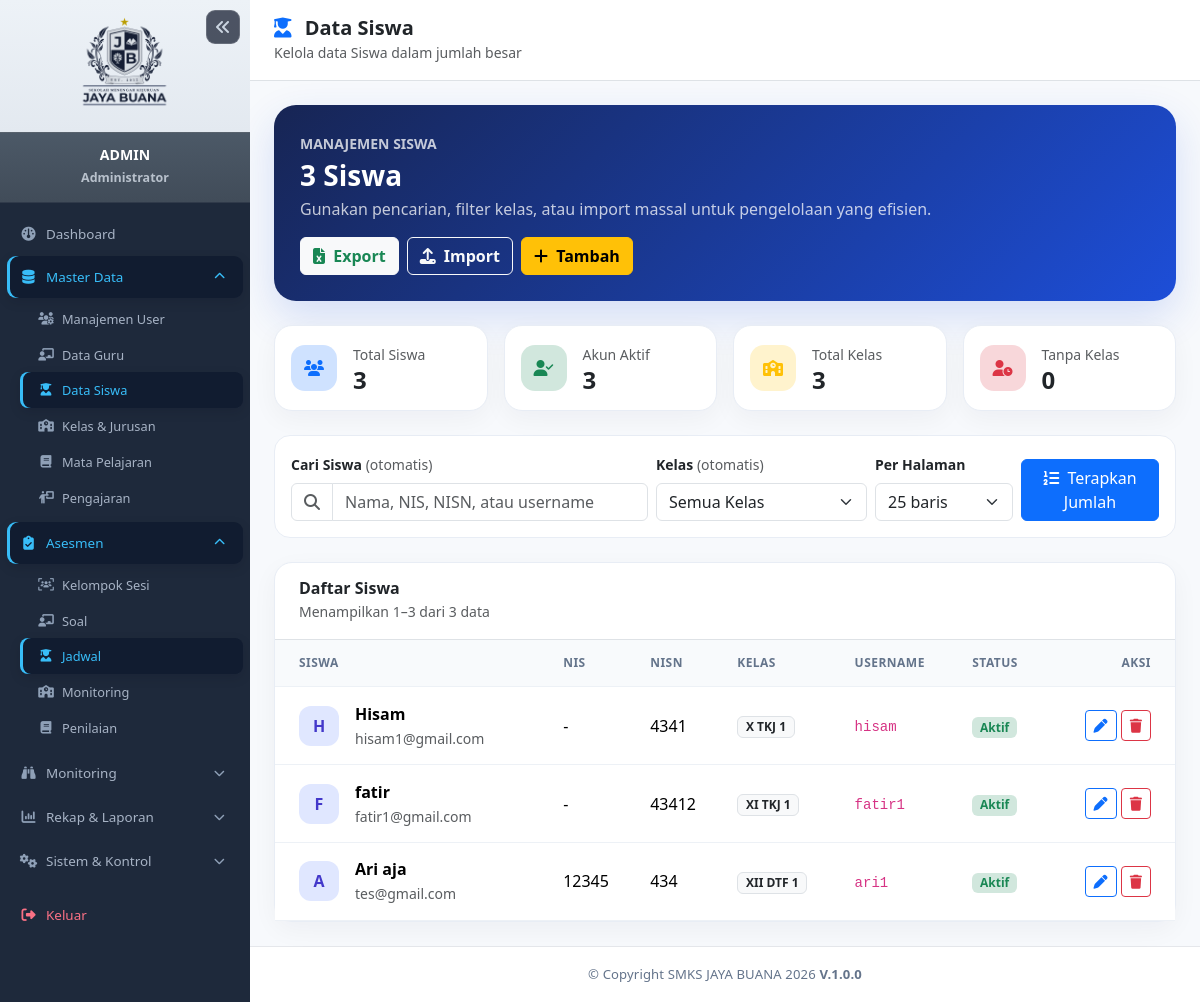
/admin/siswa.php (signed in), run on the app's committed database.
### tables this page shows
CREATE TABLE `siswa` (
  `id` int(10) UNSIGNED NOT NULL,
  `user_id` int(10) UNSIGNED NOT NULL,
  `kelas_id` int(10) UNSIGNED DEFAULT NULL,
  `nis` varchar(20) DEFAULT NULL,
  `nisn` varchar(20) DEFAULT NULL,
  `nama_lengkap` varchar(100) NOT NULL,
  `email` varchar(100) DEFAULT NULL,
  `created_at` timestamp NULL DEFAULT current_timestamp()
);

CREATE TABLE `kelas` (
  `id` int(10) UNSIGNED NOT NULL,
  `nama_kelas` varchar(50) NOT NULL,
  `tingkat` enum('X','XI','XII') NOT NULL,
  `jurusan` varchar(100) NOT NULL,
  `created_at` timestamp NULL DEFAULT current_timestamp()
);

CREATE TABLE `users` (
  `id` int(10) UNSIGNED NOT NULL,
  `username` varchar(50) NOT NULL,
  `password` varchar(255) NOT NULL,
  `email` varchar(100) DEFAULT NULL,
  `role_id` tinyint(3) UNSIGNED NOT NULL,
  `is_active` tinyint(1) NOT NULL DEFAULT 1,
  `created_at` timestamp NULL DEFAULT current_timestamp(),
  `updated_at` timestamp NULL DEFAULT current_timestamp() ON UPDATE current_timestamp()
);

### config/helper.php (called while the page is built, shortened)
<?php
function sanitize($data) {
    return htmlspecialchars(trim($data), ENT_QUOTES, 'UTF-8');
}

### admin/siswa.php (the view, shortened to what this page needs)
<?php
require_once __DIR__ . '/../config/helper.php';
$db = Database::getInstance();
$daftar_kelas = $db->query("SELECT * FROM kelas ORDER BY nama_kelas ASC")->fetchAll();
$pencarian = trim($_GET['q'] ?? '');
$per_halaman_options = [25, 50, 100];
$per_halaman = (int)($_GET['per_page'] ?? 25);
$halaman = max(1, (int)($_GET['page'] ?? 1));
$where = [];
$params = [];
$where_sql = $where ? ' WHERE ' . implode(' AND ', $where) : '';
$stmt_total = $db->prepare("SELECT COUNT(*) FROM siswa s JOIN users u ON u.id = s.user_id" . $where_sql);
$stmt_total->execute($params);
$total_filtered = (int)$stmt_total->fetchColumn();
$total_halaman = max(1, (int)ceil($total_filtered / $per_halaman));
$halaman = min($halaman, $total_halaman);
$offset = ($halaman - 1) * $per_halaman;
$stmt_siswa = $db->prepare(
    "SELECT s.*, k.nama_kelas, u.username, u.is_active
     FROM siswa s
     LEFT JOIN kelas k ON s.kelas_id = k.id
     JOIN users u ON s.user_id = u.id" . $where_sql .
    " ORDER BY k.nama_kelas ASC, s.nama_lengkap ASC LIMIT ? OFFSET ?"
);
$bind_index = 1;
$stmt_siswa->bindValue($bind_index++, $per_halaman, PDO::PARAM_INT);
$stmt_siswa->bindValue($bind_index, $offset, PDO::PARAM_INT);
$stmt_siswa->execute();
$daftar_siswa = $stmt_siswa->fetchAll();
$total_siswa = (int)$db->query('SELECT COUNT(*) FROM siswa')->fetchColumn();
$siswa_tanpa_kelas = (int)$db->query('SELECT COUNT(*) FROM siswa WHERE kelas_id IS NULL')->fetchColumn();
$akun_siswa_aktif = (int)$db->query('SELECT COUNT(*) FROM siswa s JOIN users u ON u.id=s.user_id WHERE u.is_active=1')->fetchColumn();
?>
<?php require_once __DIR__ . '/../includes/header.php'; ?>
<?php require_once __DIR__ . '/../includes/sidebar.php'; ?>
<div id="page-content-wrapper" class="student-admin-page">
    <nav class="navbar navbar-light bg-white border-bottom px-4 py-3">
        <div><h5 class="fw-bold m-0"><i class="fa-solid fa-user-graduate text-primary me-2"></i> Data Siswa</h5><small class="text-muted">Kelola data Siswa dalam jumlah besar</small></div>
    </nav>
    <div class="container-fluid p-4 student-content">
        <section class="student-hero mb-4">
            <div class="d-flex flex-wrap align-items-center justify-content-between gap-3">
                <div><small class="text-uppercase opacity-75 fw-semibold">Manajemen Siswa</small><h3 class="fw-bold mb-1 mt-1"><?= number_format($total_siswa,0,',','.') ?> Siswa</h3><p class="mb-0 opacity-75">Gunakan pencarian, filter kelas, atau import massal untuk pengelolaan yang efisien.</p></div>
                <div class="d-flex flex-wrap gap-2 student-actions">
                    <a href="siswa.php?export=csv" class="btn btn-light text-success fw-semibold"><i class="fa-solid fa-file-excel me-1"></i> Export</a>
                    <button class="btn btn-outline-light fw-semibold" data-bs-toggle="modal" data-bs-target="#modalImport"><i class="fa-solid fa-upload me-1"></i> Import</button>
                    <button class="btn btn-warning fw-semibold" data-bs-toggle="modal" data-bs-target="#modalTambah"><i class="fa-solid fa-plus me-1"></i> Tambah</button>
                </div>
            </div>
        </section>
        <div class="row g-3 mb-4">
            <div class="col-6 col-lg-3"><div class="card summary-card p-3 h-100"><div class="d-flex gap-3 align-items-center"><span class="summary-icon bg-primary-subtle text-primary"><i class="fa-solid fa-users"></i></span><div><small class="text-muted">Total Siswa</small><h4 class="fw-bold mb-0"><?= number_format($total_siswa,0,',','.') ?></h4></div></div></div></div>
            <div class="col-6 col-lg-3"><div class="card summary-card p-3 h-100"><div class="d-flex gap-3 align-items-center"><span class="summary-icon bg-success-subtle text-success"><i class="fa-solid fa-user-check"></i></span><div><small class="text-muted">Akun Aktif</small><h4 class="fw-bold mb-0"><?= number_format($akun_siswa_aktif,0,',','.') ?></h4></div></div></div></div>
            <div class="col-6 col-lg-3"><div class="card summary-card p-3 h-100"><div class="d-flex gap-3 align-items-center"><span class="summary-icon bg-warning-subtle text-warning"><i class="fa-solid fa-school"></i></span><div><small class="text-muted">Total Kelas</small><h4 class="fw-bold mb-0"><?= count($daftar_kelas) ?></h4></div></div></div></div>
            <div class="col-6 col-lg-3"><div class="card summary-card p-3 h-100"><div class="d-flex gap-3 align-items-center"><span class="summary-icon bg-danger-subtle text-danger"><i class="fa-solid fa-user-clock"></i></span><div><small class="text-muted">Tanpa Kelas</small><h4 class="fw-bold mb-0"><?= $siswa_tanpa_kelas ?></h4></div></div></div></div>
        </div>
        <form method="get" action="siswa.php" class="filter-panel mb-4" id="formFilterSiswa">
            <div class="row g-2 align-items-end">
                <div class="col-lg-5"><label class="form-label small fw-semibold">Cari Siswa <span class="text-muted fw-normal">(otomatis)</span></label><div class="input-group"><span class="input-group-text bg-white"><i class="fa-solid fa-magnifying-glass text-muted"></i></span><input type="search" name="q" id="pencarianSiswa" value="<?= sanitize($pencarian) ?>" class="form-control" placeholder="Nama, NIS, NISN, atau username" autocomplete="off"></div></div>
                <div class="col-md-5 col-lg-3"><label class="form-label small fw-semibold">Kelas <span class="text-muted fw-normal">(otomatis)</span></label><select name="kelas_id" id="filterKelasSiswa" class="form-select"><option value="0">Semua Kelas</option></select></div>
                <div class="col-md-3 col-lg-2"><label class="form-label small fw-semibold">Per Halaman</label><select name="per_page" class="form-select"><?php foreach($per_halaman_options as $opsi): ?><option value="<?= $opsi ?>" <?= $per_halaman===$opsi?'selected':'' ?>><?= $opsi ?> baris</option><?php endforeach; ?></select></div>
                <div class="col-md-4 col-lg-2 d-grid"><button class="btn btn-primary" type="submit"><i class="fa-solid fa-list-ol me-1"></i> Terapkan Jumlah</button></div>
            </div>
        </form>
        <div class="card student-table-card">
            <div class="card-body p-0">
                <div class="d-flex justify-content-between align-items-center px-4 py-3 border-bottom"><div><h6 class="fw-bold mb-0">Daftar Siswa</h6><small class="text-muted">Menampilkan <?= $total_filtered ? $offset+1 : 0 ?>–<?= min($offset+$per_halaman,$total_filtered) ?> dari <?= number_format($total_filtered,0,',','.') ?> data</small></div><?php if($pencarian!==''||$filter_kelas): ?><a href="siswa.php" class="btn btn-sm btn-light">Reset Filter</a><?php endif; ?></div>
                <div class="table-responsive"><table class="table table-hover mb-0">
                    <thead><tr><th class="ps-4">Siswa</th><th>NIS</th><th>NISN</th><th>Kelas</th><th>Username</th><th>Status</th><th class="text-end pe-4">Aksi</th></tr></thead>
                    <tbody>
                        <?php foreach($daftar_siswa as $s): ?>
                        <tr>
                            <td class="ps-4"><div class="d-flex align-items-center gap-3"><span class="student-avatar"><?= sanitize(strtoupper(substr($s['nama_lengkap'],0,1))) ?></span><div><strong class="d-block"><?= sanitize($s['nama_lengkap']) ?></strong><small class="text-muted"><?= sanitize($s['email'] ?: 'Email belum diisi') ?></small></div></div></td>
                            <td><?= sanitize($s['nis'] ?: '-') ?></td>
                            <td><?= sanitize($s['nisn']) ?></td>
                            <td><span class="badge bg-light text-dark border"><?= sanitize($s['nama_kelas'] ?: 'Belum ada kelas') ?></span></td>
                            <td><code><?= sanitize($s['username']) ?></code></td>
                            <td><span class="badge bg-<?= $s['is_active']?'success':'secondary' ?>-subtle text-<?= $s['is_active']?'success':'secondary' ?>"><?= $s['is_active']?'Aktif':'Nonaktif' ?></span></td>
                            <td class="text-end pe-4">
                                <button type="button" class="btn btn-outline-primary btn-sm btn-edit-siswa" data-bs-toggle="modal" data-bs-target="#modalEdit" data-siswa-id="<?= (int)$s['id'] ?>" data-user-id="<?= (int)$s['user_id'] ?>" data-nis="<?= sanitize($s['nis']) ?>" data-nisn="<?= sanitize($s['nisn']) ?>" data-nama="<?= sanitize($s['nama_lengkap']) ?>" data-kelas-id="<?= (int)$s['kelas_id'] ?>" data-email="<?= sanitize($s['email']) ?>"><i class="fa-solid fa-pen"></i></button>
                                <a href="?hapus=<?= (int)$s['id'] ?>" class="btn btn-outline-danger btn-sm" onclick="return confirm('Hapus Siswa <?= sanitize($s['nama_lengkap']) ?>?')"><i class="fa-solid fa-trash"></i></a>
                            </td>
                        </tr>
                        <?php endforeach; ?>
                    </tbody>
                </table></div>
            </div>
        </div>
    </div>
</div>
<?php require_once __DIR__ . '/../includes/footer.php'; ?>

### includes/header.php (style rules this page uses)
:root { --sidebar-width: 250px; }
body { background-color: #f4f6f9; font-family: 'Segoe UI', Tahoma, Geneva, Verdana, sans-serif; }
#page-content-wrapper { flex-grow: 1; overflow-y: auto; }

### admin/siswa.php (style rules this page uses)
.student-admin-page { background: #f7f9fc; min-height: 100vh; }
.student-hero { background: linear-gradient(135deg,#172554,#1d4ed8); color:#fff; border-radius:22px; padding:26px; box-shadow:0 16px 40px rgba(29,78,216,.16); }
.summary-card,.student-table-card { border:1px solid #e8edf5 !important; border-radius:18px !important; box-shadow:0 8px 26px rgba(15,23,42,.045) !important; }
.summary-icon { width:46px; height:46px; display:grid; place-items:center; border-radius:14px; }
.filter-panel { background:#fff; border:1px solid #e8edf5; border-radius:16px; padding:16px; }
.student-table-card thead th { background:#f8fafc; color:#64748b; font-size:.75rem; text-transform:uppercase; letter-spacing:.04em; white-space:nowrap; }
.student-table-card .table>:not(caption)>*>* { padding:.9rem .75rem; border-bottom-color:#edf1f6; vertical-align:middle; }
.student-avatar { width:40px; height:40px; display:grid; place-items:center; border-radius:12px; background:#e0e7ff; color:#4338ca; font-weight:700; flex:0 0 40px; }

### includes/footer.php (style rules this page uses)
#page-content-wrapper { display: flex; flex-direction: column; }

### data on the page
siswa: nama_lengkap "H", nama_lengkap "Hisam", email "hisam1@gmail.com", nis "-", nisn "4341", kelas.nama_kelas "X TKJ 1", user.username "hisam"
siswa: nama_lengkap "F", nama_lengkap "fatir", email "fatir1@gmail.com", nis "-", nisn "43412", kelas.nama_kelas "XI TKJ 1", user.username "fatir1"
siswa: nama_lengkap "A", nama_lengkap "Ari aja", email "tes@gmail.com", nis "12345", nisn "434", kelas.nama_kelas "XII DTF 1", user.username "ari1"

### other printed values
$sidebar_profile_name "ADMIN"
$sidebar_profile_role "Administrator"
$total_siswa "3"
$akun_siswa_aktif "3"
count($daftar_kelas) "3"
$siswa_tanpa_kelas "0"
$offset+1 "1"
min($offset+$per_halaman,$total_filtered) "3"
$total_filtered "3"
form field per_page "25 baris"
